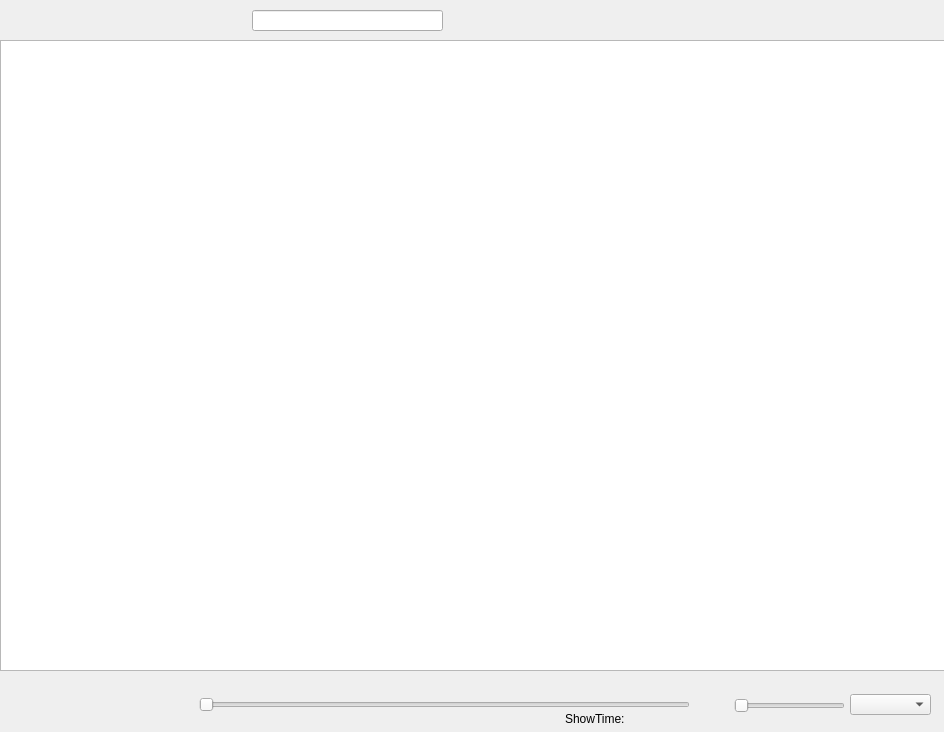
<?xml version="1.0" encoding="UTF-8"?>
<ui version="4.0">
 <class>Widget</class>
 <widget class="QWidget" name="Widget">
  <property name="geometry">
   <rect>
    <x>0</x>
    <y>0</y>
    <width>944</width>
    <height>732</height>
   </rect>
  </property>
  <property name="windowTitle">
   <string>Widget</string>
  </property>
  <widget class="QPushButton" name="Btn_Voice">
   <property name="geometry">
    <rect>
     <x>694</x>
     <y>690</y>
     <width>41</width>
     <height>29</height>
    </rect>
   </property>
   <property name="focusPolicy">
    <enum>Qt::NoFocus</enum>
   </property>
   <property name="text">
    <string/>
   </property>
   <property name="icon">
    <iconset resource="img.qrc">
     <normaloff>:/img/Icons/Volume.png</normaloff>:/img/Icons/Volume.png</iconset>
   </property>
   <property name="flat">
    <bool>true</bool>
   </property>
  </widget>
  <widget class="QPushButton" name="Btn_OpenFile">
   <property name="geometry">
    <rect>
     <x>5</x>
     <y>4</y>
     <width>71</width>
     <height>31</height>
    </rect>
   </property>
   <property name="toolTip">
    <string/>
   </property>
   <property name="text">
    <string/>
   </property>
   <property name="icon">
    <iconset resource="img.qrc">
     <normaloff>:/img/Icons/folder.png</normaloff>:/img/Icons/folder.png</iconset>
   </property>
   <property name="autoDefault">
    <bool>true</bool>
   </property>
   <property name="flat">
    <bool>true</bool>
   </property>
  </widget>
  <widget class="QSlider" name="HS_SongProgress">
   <property name="geometry">
    <rect>
     <x>199</x>
     <y>694</y>
     <width>491</width>
     <height>21</height>
    </rect>
   </property>
   <property name="contextMenuPolicy">
    <enum>Qt::DefaultContextMenu</enum>
   </property>
   <property name="orientation">
    <enum>Qt::Horizontal</enum>
   </property>
  </widget>
  <widget class="QComboBox" name="CombBox_PlayMode">
   <property name="geometry">
    <rect>
     <x>850</x>
     <y>694</y>
     <width>81</width>
     <height>21</height>
    </rect>
   </property>
  </widget>
  <widget class="QPushButton" name="Btn_Expand">
   <property name="geometry">
    <rect>
     <x>848</x>
     <y>0</y>
     <width>33</width>
     <height>29</height>
    </rect>
   </property>
   <property name="focusPolicy">
    <enum>Qt::StrongFocus</enum>
   </property>
   <property name="text">
    <string/>
   </property>
   <property name="icon">
    <iconset>
     <normaloff>Icons/Expand.png</normaloff>Icons/Expand.png</iconset>
   </property>
   <property name="flat">
    <bool>true</bool>
   </property>
  </widget>
  <widget class="QPushButton" name="Btn_Min">
   <property name="geometry">
    <rect>
     <x>878</x>
     <y>0</y>
     <width>33</width>
     <height>29</height>
    </rect>
   </property>
   <property name="text">
    <string/>
   </property>
   <property name="icon">
    <iconset>
     <normaloff>Icons/min.png</normaloff>Icons/min.png</iconset>
   </property>
   <property name="flat">
    <bool>true</bool>
   </property>
  </widget>
  <widget class="QPushButton" name="Btn_Close">
   <property name="geometry">
    <rect>
     <x>908</x>
     <y>0</y>
     <width>33</width>
     <height>29</height>
    </rect>
   </property>
   <property name="text">
    <string/>
   </property>
   <property name="icon">
    <iconset>
     <normaloff>Icons/close.png</normaloff>Icons/close.png</iconset>
   </property>
   <property name="flat">
    <bool>true</bool>
   </property>
  </widget>
  <widget class="QLineEdit" name="lineEdit_Search">
   <property name="geometry">
    <rect>
     <x>252</x>
     <y>10</y>
     <width>191</width>
     <height>21</height>
    </rect>
   </property>
  </widget>
  <widget class="QTableView" name="tableView_PlayList">
   <property name="geometry">
    <rect>
     <x>0</x>
     <y>40</y>
     <width>951</width>
     <height>631</height>
    </rect>
   </property>
  </widget>
  <widget class="QPushButton" name="Btn_PreMusic">
   <property name="geometry">
    <rect>
     <x>3</x>
     <y>690</y>
     <width>61</width>
     <height>31</height>
    </rect>
   </property>
   <property name="focusPolicy">
    <enum>Qt::NoFocus</enum>
   </property>
   <property name="text">
    <string/>
   </property>
   <property name="icon">
    <iconset resource="img.qrc">
     <normaloff>:/img/Icons/Previous.png</normaloff>:/img/Icons/Previous.png</iconset>
   </property>
   <property name="flat">
    <bool>true</bool>
   </property>
  </widget>
  <widget class="QPushButton" name="Btn_NextMusic">
   <property name="geometry">
    <rect>
     <x>136</x>
     <y>690</y>
     <width>71</width>
     <height>31</height>
    </rect>
   </property>
   <property name="focusPolicy">
    <enum>Qt::NoFocus</enum>
   </property>
   <property name="text">
    <string/>
   </property>
   <property name="icon">
    <iconset resource="img.qrc">
     <normaloff>:/img/Icons/Next.png</normaloff>:/img/Icons/Next.png</iconset>
   </property>
   <property name="autoDefault">
    <bool>false</bool>
   </property>
   <property name="default">
    <bool>false</bool>
   </property>
   <property name="flat">
    <bool>true</bool>
   </property>
  </widget>
  <widget class="QPushButton" name="Btn_PlayPause">
   <property name="geometry">
    <rect>
     <x>72</x>
     <y>690</y>
     <width>71</width>
     <height>31</height>
    </rect>
   </property>
   <property name="focusPolicy">
    <enum>Qt::NoFocus</enum>
   </property>
   <property name="text">
    <string/>
   </property>
   <property name="icon">
    <iconset resource="img.qrc">
     <normaloff>:/img/Icons/Play.png</normaloff>:/img/Icons/Play.png</iconset>
   </property>
   <property name="flat">
    <bool>true</bool>
   </property>
  </widget>
  <widget class="QSlider" name="HS_Volume">
   <property name="geometry">
    <rect>
     <x>734</x>
     <y>695</y>
     <width>111</width>
     <height>22</height>
    </rect>
   </property>
   <property name="orientation">
    <enum>Qt::Horizontal</enum>
   </property>
  </widget>
  <widget class="QLabel" name="Lbl_SongName">
   <property name="geometry">
    <rect>
     <x>200</x>
     <y>670</y>
     <width>501</width>
     <height>20</height>
    </rect>
   </property>
   <property name="text">
    <string/>
   </property>
  </widget>
  <widget class="QLabel" name="Lbl_ShowTime">
   <property name="geometry">
    <rect>
     <x>565</x>
     <y>708</y>
     <width>121</width>
     <height>21</height>
    </rect>
   </property>
   <property name="text">
    <string>ShowTime:</string>
   </property>
  </widget>
  <zorder>Btn_Voice</zorder>
  <zorder>Btn_OpenFile</zorder>
  <zorder>HS_SongProgress</zorder>
  <zorder>CombBox_PlayMode</zorder>
  <zorder>Btn_Expand</zorder>
  <zorder>Btn_Min</zorder>
  <zorder>Btn_Close</zorder>
  <zorder>lineEdit_Search</zorder>
  <zorder>tableView_PlayList</zorder>
  <zorder>Btn_PreMusic</zorder>
  <zorder>Btn_NextMusic</zorder>
  <zorder>Btn_PlayPause</zorder>
  <zorder>HS_Volume</zorder>
  <zorder>Lbl_SongName</zorder>
  <zorder>Lbl_ShowTime</zorder>
  <zorder>Lbl_SongName</zorder>
  <zorder>Lbl_ShowTime</zorder>
 </widget>
 <layoutdefault spacing="6" margin="11"/>
 <resources>
  <include location="img.qrc"/>
 </resources>
 <connections/>
</ui>
